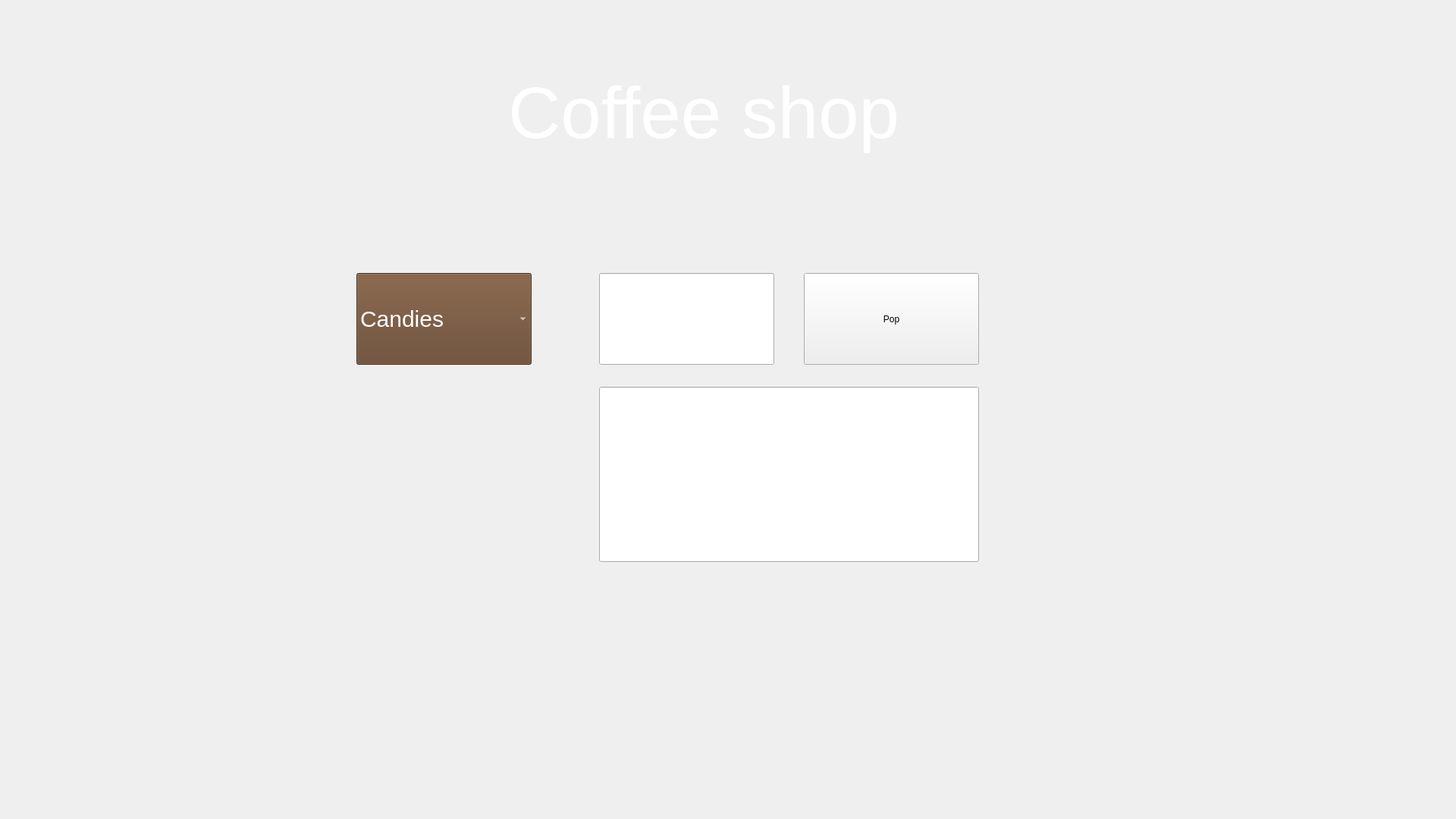
<?xml version="1.0" encoding="UTF-8"?>
<ui version="4.0">
 <class>AddingForm</class>
 <widget class="QWidget" name="AddingForm">
  <property name="geometry">
   <rect>
    <x>0</x>
    <y>0</y>
    <width>1920</width>
    <height>1080</height>
   </rect>
  </property>
  <property name="windowTitle">
   <string>Form</string>
  </property>
  <property name="styleSheet">
   <string notr="true"/>
  </property>
  <widget class="QLabel" name="Back">
   <property name="geometry">
    <rect>
     <x>0</x>
     <y>0</y>
     <width>1920</width>
     <height>1080</height>
    </rect>
   </property>
   <property name="styleSheet">
    <string notr="true">background-image: url(':/res/img/backgr.png');

background-repeat: no-repeat;
</string>
   </property>
   <property name="text">
    <string/>
   </property>
  </widget>
  <widget class="QLabel" name="label_2">
   <property name="geometry">
    <rect>
     <x>670</x>
     <y>80</y>
     <width>581</width>
     <height>141</height>
    </rect>
   </property>
   <property name="styleSheet">
    <string notr="true">position: absolute;
font: 700 26pt &quot;Segoe Script&quot;;
width: 328px;
height: 88px;
left: 796px;
top: 79px;
font-style: normal;
font-weight: 400;
font-size: 64px;
line-height: 88px;
color: #FFFFFF;
 border: none; 
outline: none;
background-position: center;
 background-repeat: no-repeat; 
background-color: transparent;</string>
   </property>
   <property name="text">
    <string>&lt;html&gt;&lt;head/&gt;&lt;body&gt;&lt;p&gt;&lt;span style=&quot; font-size:72pt;&quot;&gt;Coffee shop&lt;/span&gt;&lt;/p&gt;&lt;/body&gt;&lt;/html&gt;</string>
   </property>
  </widget>
  <widget class="QPushButton" name="Zerno">
   <property name="geometry">
    <rect>
     <x>89</x>
     <y>79</y>
     <width>130</width>
     <height>130</height>
    </rect>
   </property>
   <property name="styleSheet">
    <string notr="true">background-image: url(':/res/img/Zerno.png');
background-position: center;
 background-repeat: no-repeat; 
background-color: transparent;
 border: none; 
outline: none;</string>
   </property>
   <property name="text">
    <string/>
   </property>
  </widget>
  <widget class="QPushButton" name="Setting">
   <property name="geometry">
    <rect>
     <x>1727</x>
     <y>79</y>
     <width>130</width>
     <height>130</height>
    </rect>
   </property>
   <property name="styleSheet">
    <string notr="true">background-image: url(':/res/img/setting.png');
background-position: center;
 background-repeat: no-repeat; 
background-color: transparent;
 border: none; 
outline: none;</string>
   </property>
   <property name="text">
    <string/>
   </property>
  </widget>
  <widget class="QPushButton" name="pushButton">
   <property name="geometry">
    <rect>
     <x>1060</x>
     <y>360</y>
     <width>231</width>
     <height>121</height>
    </rect>
   </property>
   <property name="styleSheet">
    <string notr="true">font: 700 26pt &quot;Segoe Script&quot;;</string>
   </property>
   <property name="text">
    <string>Pop</string>
   </property>
  </widget>
  <widget class="QLineEdit" name="lineEdit">
   <property name="geometry">
    <rect>
     <x>790</x>
     <y>360</y>
     <width>231</width>
     <height>121</height>
    </rect>
   </property>
   <property name="styleSheet">
    <string notr="true">font: 700 26pt &quot;Segoe Script&quot;;
font-size: 40px;</string>
   </property>
  </widget>
  <widget class="QComboBox" name="comboBox">
   <property name="geometry">
    <rect>
     <x>470</x>
     <y>360</y>
     <width>231</width>
     <height>121</height>
    </rect>
   </property>
   <property name="styleSheet">
    <string notr="true">background-color: #64442b;
/*background-color: rgb(107, 107, 107);*/
font: 700 26pt &quot;Segoe Script&quot;;
font-size: 30px;
color: #FFFFFF;</string>
   </property>
   <item>
    <property name="text">
     <string>Candies</string>
    </property>
   </item>
   <item>
    <property name="text">
     <string>Cocoa</string>
    </property>
   </item>
   <item>
    <property name="text">
     <string>Coffee</string>
    </property>
   </item>
   <item>
    <property name="text">
     <string>Croissant</string>
    </property>
   </item>
   <item>
    <property name="text">
     <string>Eclairs</string>
    </property>
   </item>
   <item>
    <property name="text">
     <string>Macaroon</string>
    </property>
   </item>
   <item>
    <property name="text">
     <string>Milk</string>
    </property>
   </item>
   <item>
    <property name="text">
     <string>Peanuts with condensed milk</string>
    </property>
   </item>
   <item>
    <property name="text">
     <string>Pies</string>
    </property>
   </item>
   <item>
    <property name="text">
     <string>Profiteroles</string>
    </property>
   </item>
   <item>
    <property name="text">
     <string>Quiche</string>
    </property>
   </item>
   <item>
    <property name="text">
     <string>Sour cream</string>
    </property>
   </item>
   <item>
    <property name="text">
     <string>Tea black</string>
    </property>
   </item>
   <item>
    <property name="text">
     <string>Tea green</string>
    </property>
   </item>
   <item>
    <property name="text">
     <string>Vanilla</string>
    </property>
   </item>
  </widget>
  <widget class="QLineEdit" name="lineEdit_2">
   <property name="geometry">
    <rect>
     <x>790</x>
     <y>510</y>
     <width>501</width>
     <height>231</height>
    </rect>
   </property>
   <property name="styleSheet">
    <string notr="true">font: 700 26pt &quot;Segoe Script&quot;;
font-size: 20px;</string>
   </property>
  </widget>
  <widget class="QLabel" name="label">
   <property name="geometry">
    <rect>
     <x>80</x>
     <y>360</y>
     <width>311</width>
     <height>561</height>
    </rect>
   </property>
   <property name="styleSheet">
    <string notr="true">background-position: center;
 background-repeat: no-repeat; 
background-color: transparent;
 border: none; 
outline: none;
background-image: url(:/res/img/brash.png);</string>
   </property>
   <property name="text">
    <string/>
   </property>
  </widget>
  <widget class="QLabel" name="label_3">
   <property name="geometry">
    <rect>
     <x>1370</x>
     <y>360</y>
     <width>481</width>
     <height>561</height>
    </rect>
   </property>
   <property name="styleSheet">
    <string notr="true">background-position: center;
 background-repeat: no-repeat; 
background-color: transparent;
 border: none; 
outline: none;
background-image: url(:/res/img/Brash12.png);</string>
   </property>
   <property name="text">
    <string/>
   </property>
  </widget>
 </widget>
 <resources/>
 <connections/>
</ui>
